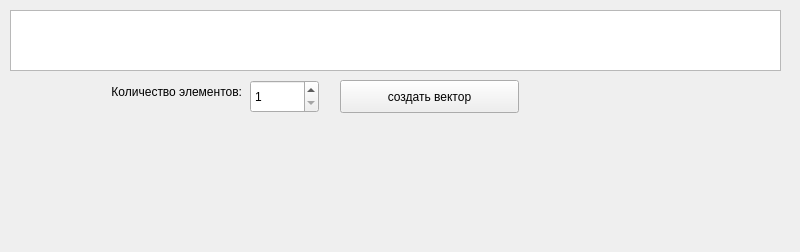
<?xml version="1.0" encoding="UTF-8"?>
<ui version="4.0">
 <class>MainWindow</class>
 <widget class="QMainWindow" name="MainWindow">
  <property name="geometry">
   <rect>
    <x>0</x>
    <y>0</y>
    <width>800</width>
    <height>252</height>
   </rect>
  </property>
  <property name="windowTitle">
   <string>Widget</string>
  </property>
  <widget class="QWidget" name="gridLayoutWidget">
   <widget class="QSpinBox" name="SpinBox">
    <property name="geometry">
     <rect>
      <x>250</x>
      <y>80</y>
      <width>69</width>
      <height>33</height>
     </rect>
    </property>
    <property name="minimum">
     <number>1</number>
    </property>
    <property name="maximum">
     <number>560</number>
    </property>
   </widget>
   <widget class="QPushButton" name="Button">
    <property name="geometry">
     <rect>
      <x>340</x>
      <y>80</y>
      <width>179</width>
      <height>33</height>
     </rect>
    </property>
    <property name="text">
     <string>создать вектор</string>
    </property>
   </widget>
   <widget class="QLabel" name="label_2">
    <property name="geometry">
     <rect>
      <x>10</x>
      <y>80</y>
      <width>232</width>
      <height>24</height>
     </rect>
    </property>
    <property name="text">
     <string>Количество элементов:</string>
    </property>
    <property name="alignment">
     <set>Qt::AlignRight|Qt::AlignTrailing|Qt::AlignVCenter</set>
    </property>
   </widget>
   <widget class="QTextEdit" name="textEdit">
    <property name="geometry">
     <rect>
      <x>10</x>
      <y>10</y>
      <width>771</width>
      <height>61</height>
     </rect>
    </property>
   </widget>
  </widget>
 </widget>
 <resources/>
 <connections/>
</ui>
